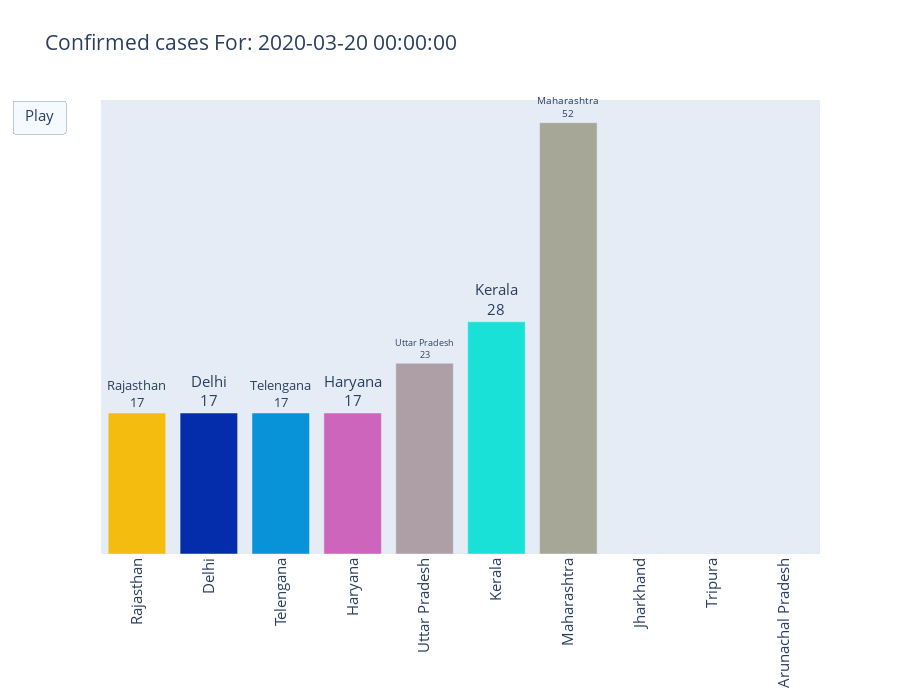

This figure's notebook cell:
### Code cell
def make_bar_chart(dataset, categrical_col,start_year, title , frame_rate = 3):
    names = dataset[categrical_col]
    yvals = dataset.loc[:,start_year]
    def get_rgb_vals():
        r = np.random.randint(1,255)
        g = np.random.randint(1,255)
        b = np.random.randint(1,255)
        return [r,g,b]
    colors = []
    for i in range(len(names)):
        c = get_rgb_vals()
        colors.append("rgb(" + str(c[0]) + ","+ str(c[1]) + ","+ str(c[2]) + ")")
       
    def get_top_10(d):
        df = pd.DataFrame({"names":names, "pop":d, "color":colors})
        data = df.sort_values(by = "pop").iloc[-10:,]
        return data

    listOfFrames = []
    for i in collist:
        d = dataset.loc[:,i]
        pdata = get_top_10(d)
        listOfFrames.append(go.Frame(data = [go.Bar(x = pdata["names"], y = pdata["pop"],
                                                    marker_color = pdata["color"], text = pdata["names"],
                                                    hoverinfo = "none",textposition = "outside",
                                                    texttemplate = "%{x}<br>%{y:s}",cliponaxis = False)],
                                     layout = go.Layout(
                                         font = {"size":15},
                                         height = 700,
                                         xaxis = {"showline":False,"tickangle":-90, "visible":True},
                                         yaxis = {"showline":False, "visible":False},
                                        title = title + " For: "+ str(i))))

    fData = get_top_10(yvals)
    
    fig = go.Figure(
    data = [go.Bar(x = fData["names"], y = fData["pop"],
                   marker_color = fData["color"],text = fData["names"],
                  hoverinfo = "none",textposition = "outside",
                   texttemplate = "%{x}<br>%{y:s}",cliponaxis = False)],
    layout=go.Layout(
        title=title + " For: "+str(start_year),
        font = {"size":15},
        height = 700,
        xaxis = {"showline":False,"tickangle":-90, "visible":True},
        yaxis = {"showline":False, "visible":False},
        updatemenus=[dict(
            type="buttons",
            buttons=[dict(label="Play",
                          method="animate",
                          args=[None])])]
    ),
    frames=list(listOfFrames)
    )
    fig.show()
make_bar_chart(df, "State",collist[0], title = "Confirmed cases", frame_rate = 100)

### Figure 1 — Plotly figure (JSON) as saved in the notebook; plotly's stock layout.template omitted (floating-point values rounded to 4 significant figures)
{"data": [{"cliponaxis": false, "hoverinfo": "none", "marker": {"color": ["rgb(243,188,15)", "rgb(3,45,170)", "rgb(8,147,217)", "rgb(206,101,189)", "rgb(174,158,165)", "rgb(26,225,216)", "rgb(167,167,152)", "rgb(181,111,215)", "rgb(12,92,182)", "rgb(194,50,237)"]}, "text": ["Rajasthan", "Delhi", "Telengana", "Haryana", "Uttar Pradesh", "Kerala", "Maharashtra", "Jharkhand", "Tripura", "Arunachal Pradesh"], "textposition": "outside", "texttemplate": "%{x}<br>%{y:s}", "type": "bar", "x": ["Rajasthan", "Delhi", "Telengana", "Haryana", "Uttar Pradesh", "Kerala", "Maharashtra", "Jharkhand", "Tripura", "Arunachal Pradesh"], "y": [17, 17, 17, 17, 23, 28, 52, null, null, null]}], "layout": {"font": {"size": 15}, "height": 700, "title": {"text": "Confirmed cases For: 2020-03-20 00:00:00"}, "updatemenus": [{"buttons": [{"args": [null], "label": "Play", "method": "animate"}], "type": "buttons"}], "xaxis": {"showline": false, "tickangle": -90, "visible": true}, "yaxis": {"showline": false, "visible": false}}}
